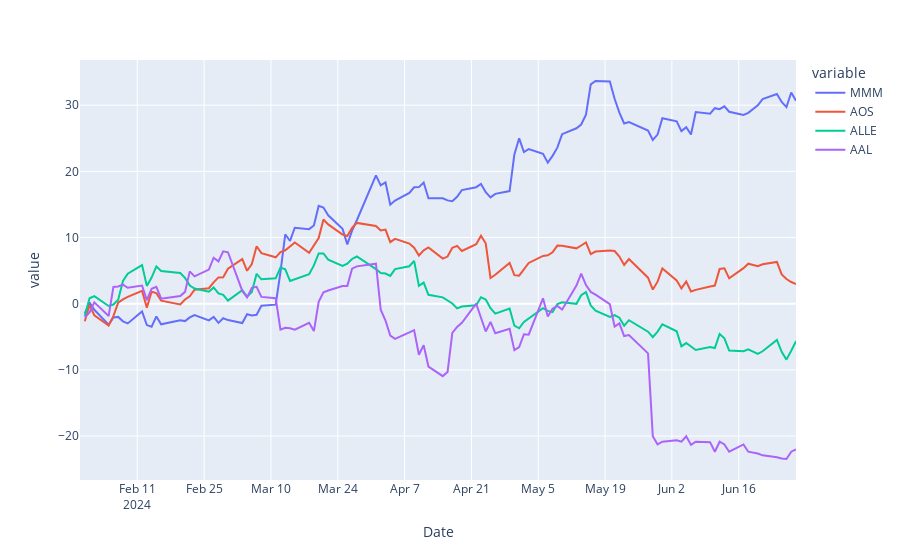

Write notebook code for a chart like this one.
### Code cell
pd.options.plotting.backend = "plotly"

return_df.plot()
